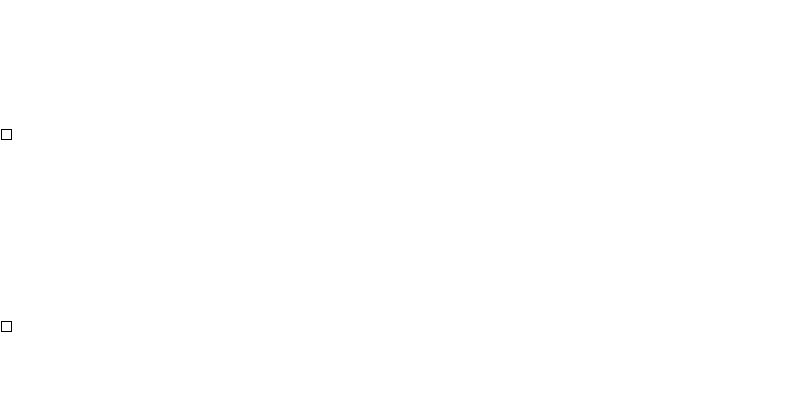
Frame 1 (no input)
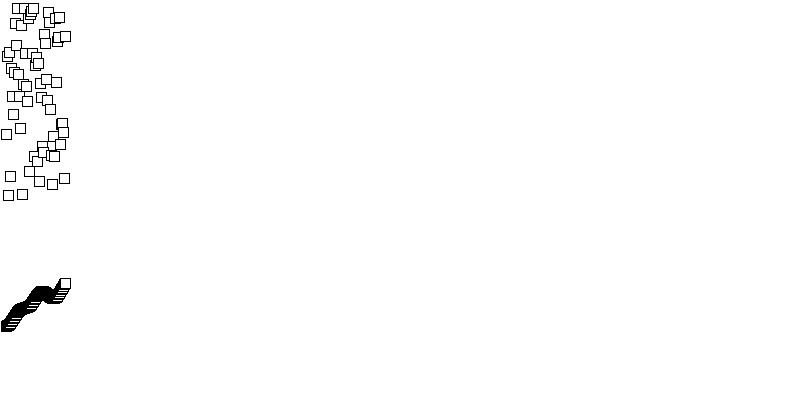
Frame 60 (the mouse pressed at the canvas centre just before this capture)
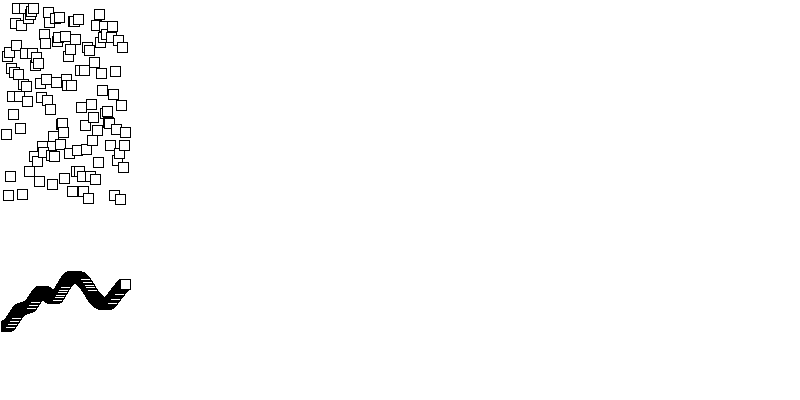
Frame 120 (the mouse held since frame 60 and released just before this capture)

The Processing sketch that drew these frames (run headless with seeded random() and noise(); from frame 60 on, the mouse is pressed at the canvas centre):

// Processing sketch: Week10Noise
// ── Week10Noise.pde
float x;
float randomY, noiseY;
float t;
 
 void setup(){
  size(800, 400);
  background(255);
 }
 
 void draw(){
   if(x>=width){
     x = 0;
   }
   x++;
   
   randomY = random(0, height/2);
   t += 0.01;
   float n = noise(t);
   println(noiseY); 
   noiseY = map(n, 0, 1, height/2, height);
   rect(x, randomY, 10, 10);
   rect(x, noiseY, 10, 10);   
 }
